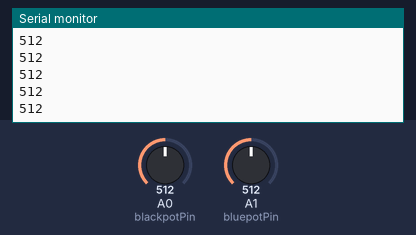
Bench run of a sketch on a simulated Arduino Uno, built with avr-gcc and run on an emulated ATmega328P. On the bench: the last lines printed to the serial monitor. The inputs (shaded band) are chosen by the test bench; at power-on: A0 (blackpotPin) = 512, A1 (bluepotPin) = 512.

Above: at 1.2 s.
1.3 s: A0 (blackpotPin) set to 716
At 2.0 s:
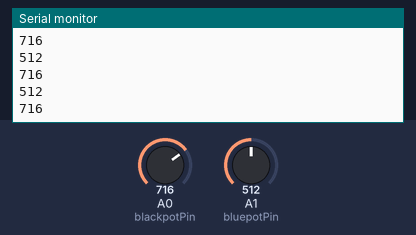
2.8 s: A1 (bluepotPin) set to 306
At 3.8 s:
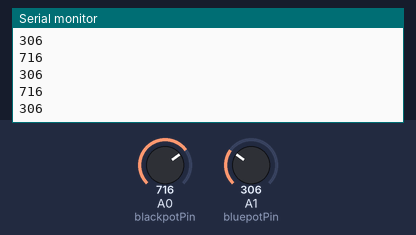
4.3 s: A0 (blackpotPin) set to 900
At 5.3 s:
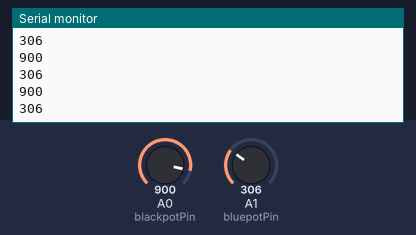
5.8 s: A1 (bluepotPin) set to 122
At 6.4 s:
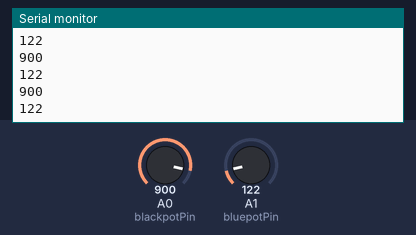
Timing chart, 0 to 8.3 s (numbered marks = the images above; inputs shaded):
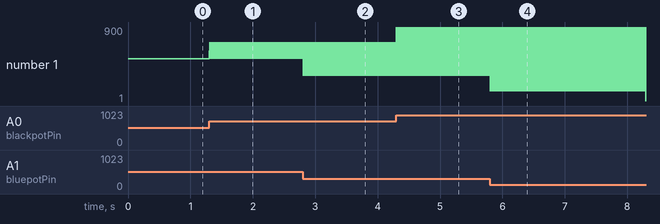

Measured:
- after the input at 1.3 s, the serial monitor: prints a new line at once (image 1)
- after the input at 2.8 s, the serial monitor: prints a new line at once (image 2)
- after the input at 4.3 s, the serial monitor: prints a new line at once (image 3)
- after the input at 5.8 s, the serial monitor: prints a new line at once (image 4)
- plotted number 1: 512 → 306 after the input at 2.8 s, 306 → 1 after the input at 5.8 s

The sketch:

potentiometer.ino
```cpp
int blackpotPin = 0;    // select the input pin for the potentiometer
int blackval = 0;       // variable to store the value coming from the sensor
int bluepotPin = 1;
int blueval = 0;

void setup() {
    Serial.begin(9600);
}

void loop() {
    blackval = analogRead(blackpotPin);    // read the value from the sensor
    Serial.println(blackval);
    blueval = analogRead(bluepotPin);    // read the value from the sensor
    Serial.println(blueval);
    delay(10);
}
```
